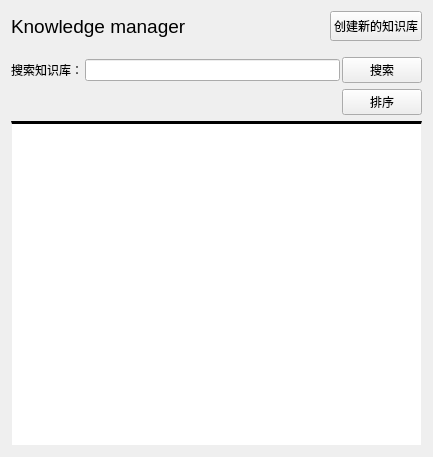
<?xml version="1.0" encoding="UTF-8"?>
<ui version="4.0">
 <class>start_window_widget</class>
 <widget class="QWidget" name="start_window_widget">
  <property name="geometry">
   <rect>
    <x>0</x>
    <y>0</y>
    <width>433</width>
    <height>457</height>
   </rect>
  </property>
  <property name="sizePolicy">
   <sizepolicy hsizetype="Preferred" vsizetype="Preferred">
    <horstretch>0</horstretch>
    <verstretch>0</verstretch>
   </sizepolicy>
  </property>
  <property name="minimumSize">
   <size>
    <width>0</width>
    <height>0</height>
   </size>
  </property>
  <property name="windowTitle">
   <string>km启动窗口</string>
  </property>
  <layout class="QGridLayout" name="gridLayout">
   <item row="1" column="0">
    <layout class="QHBoxLayout" name="horizontalLayout_2">
     <item>
      <spacer name="horizontalSpacer_2">
       <property name="orientation">
        <enum>Qt::Orientation::Horizontal</enum>
       </property>
       <property name="sizeHint" stdset="0">
        <size>
         <width>40</width>
         <height>10</height>
        </size>
       </property>
      </spacer>
     </item>
    </layout>
   </item>
   <item row="3" column="0">
    <layout class="QHBoxLayout" name="horizontalLayout">
     <property name="spacing">
      <number>0</number>
     </property>
     <item>
      <widget class="QLabel" name="hint_label">
       <property name="text">
        <string/>
       </property>
      </widget>
     </item>
     <item>
      <spacer name="horizontalSpacer">
       <property name="orientation">
        <enum>Qt::Orientation::Horizontal</enum>
       </property>
       <property name="sizeHint" stdset="0">
        <size>
         <width>40</width>
         <height>20</height>
        </size>
       </property>
      </spacer>
     </item>
     <item>
      <widget class="QPushButton" name="sort_button">
       <property name="sizePolicy">
        <sizepolicy hsizetype="Minimum" vsizetype="Fixed">
         <horstretch>0</horstretch>
         <verstretch>0</verstretch>
        </sizepolicy>
       </property>
       <property name="text">
        <string>排序</string>
       </property>
      </widget>
     </item>
    </layout>
   </item>
   <item row="4" column="0">
    <widget class="QListWidget" name="listwidget">
     <property name="acceptDrops">
      <bool>false</bool>
     </property>
     <property name="styleSheet">
      <string notr="true">QListWidget {
   border-top: 3px solid #000000; /*黑色上边框*/
}
QListWidget::item {
   background-color: #f0f0f0;  /* 设置项目的背景颜色为浅灰色 */
   border: 1px solid #d3d3d3;  /* 设置项目的边框为1像素的浅灰色实线 */
   padding: 1px;  /* 设置项目内容的内边距为1像素 */
   margin: 1px;  /* 设置项目的外边距为1像素 */
}
QListWidget::item:selected {
   background-color: #a0c4ff;  /* 设置选中项目的背景颜色为浅蓝色 */
   color: white;  /* 设置选中项目的字体颜色为白色 */
}</string>
     </property>
    </widget>
   </item>
   <item row="0" column="0">
    <layout class="QHBoxLayout" name="horizontalLayout_3">
     <item>
      <widget class="QLabel" name="label_2">
       <property name="font">
        <font>
         <family>Microsoft YaHei UI</family>
         <pointsize>14</pointsize>
         <italic>false</italic>
         <bold>false</bold>
        </font>
       </property>
       <property name="styleSheet">
        <string notr="true">font: 14pt &quot;Microsoft YaHei UI&quot;;</string>
       </property>
       <property name="text">
        <string>Knowledge manager</string>
       </property>
       <property name="textFormat">
        <enum>Qt::TextFormat::AutoText</enum>
       </property>
      </widget>
     </item>
     <item>
      <spacer name="horizontalSpacer_3">
       <property name="orientation">
        <enum>Qt::Orientation::Horizontal</enum>
       </property>
       <property name="sizeHint" stdset="0">
        <size>
         <width>40</width>
         <height>20</height>
        </size>
       </property>
      </spacer>
     </item>
     <item>
      <widget class="QPushButton" name="create_new_kl_button">
       <property name="minimumSize">
        <size>
         <width>0</width>
         <height>30</height>
        </size>
       </property>
       <property name="maximumSize">
        <size>
         <width>16777215</width>
         <height>30</height>
        </size>
       </property>
       <property name="text">
        <string>创建新的知识库</string>
       </property>
      </widget>
     </item>
    </layout>
   </item>
   <item row="2" column="0">
    <layout class="QHBoxLayout" name="horizontalLayout_4">
     <property name="spacing">
      <number>2</number>
     </property>
     <item>
      <widget class="QLabel" name="label">
       <property name="text">
        <string>搜索知识库：</string>
       </property>
      </widget>
     </item>
     <item>
      <widget class="QLineEdit" name="search_lineEdit"/>
     </item>
     <item>
      <widget class="QPushButton" name="search_pushButton">
       <property name="text">
        <string>搜索</string>
       </property>
      </widget>
     </item>
    </layout>
   </item>
  </layout>
 </widget>
 <resources/>
 <connections/>
</ui>
